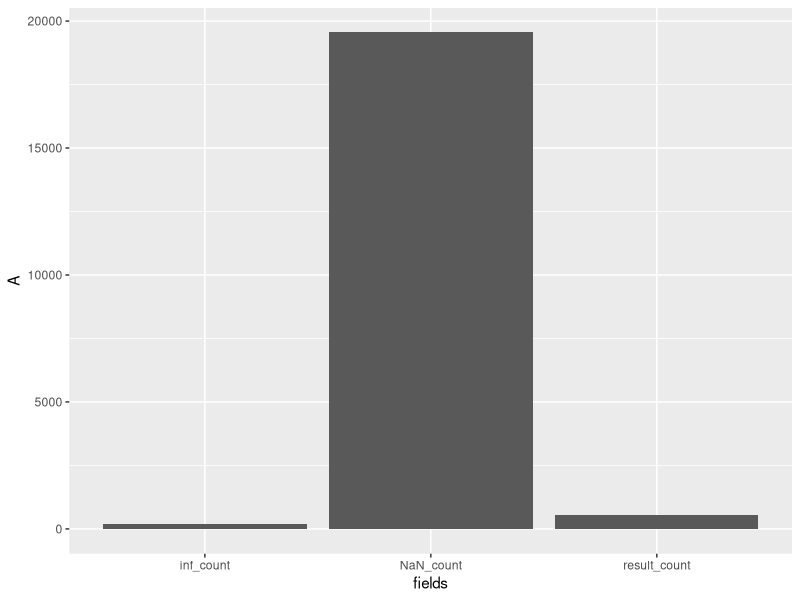
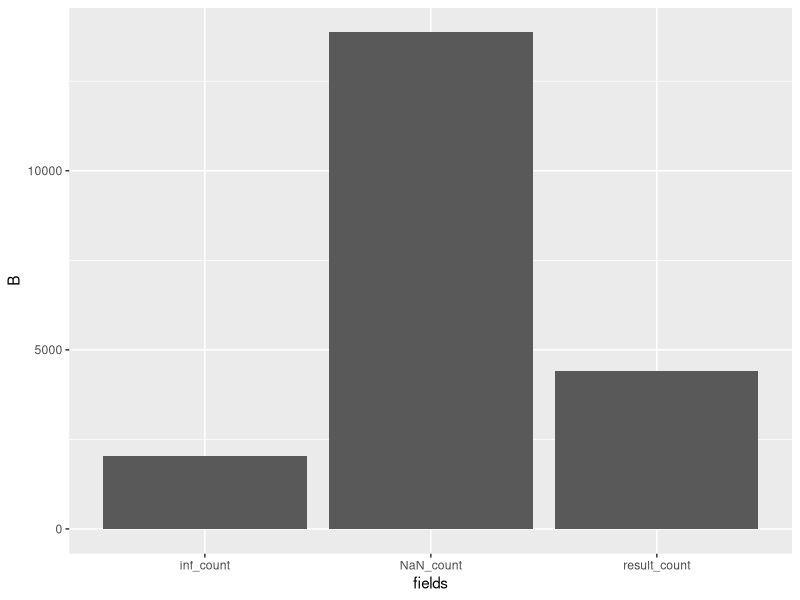
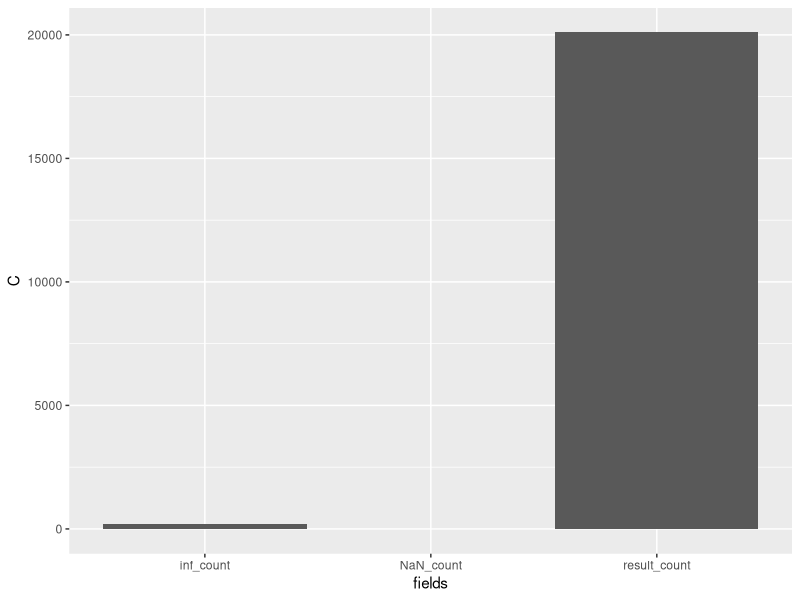

The R source for these figures, in order:
library (ggplot2)

#Please type your headers in here (The person who wrote the code below)..........
options(digits = 22)

# n = 0
# k = 0
# 
# prod(1:n) / (prod(1:k) * prod(1:(n-k)))
# prod((k+1):n) / prod(1:(n-k))
# prod(((k+1):n) / (1:(n-k)))
# 
# binom_coeff <- data.frame(n = 1:50)
# 
# rand_k <- function(x) {
#   sample(x, 1)
# }
# 
# A <- function(x) {
#   prod(1:x[1]) / (prod(1:x[2]) * prod(1:(x[1]-x[2])))
# }
# 
# B <- function(x) {
#   prod((x[2]+1):x[1]) / prod(1:(x[1]-x[2]))
# }
# 
# C <- function(x) {
#   prod(((x[2]+1):x[1]) / (1:(x[1]-x[2])))
# }
# 
# fact <- function(x) {
#   factorial(x[1]) / (factorial(x[2]) * factorial(x[1] - x[2]))
# }
# 
# binom_coeff$k <- apply(binom_coeff, 1, rand_k)
# binom_coeff$A <- apply(binom_coeff, 1, A)
# binom_coeff$B <- apply(binom_coeff, 1, B)
# binom_coeff$C <- apply(binom_coeff, 1, C)
# 
# binom_coeff$AeqB <- binom_coeff$A == binom_coeff$B
# binom_coeff$AeqC <- binom_coeff$A == binom_coeff$C
# binom_coeff$BeqC <- binom_coeff$B == binom_coeff$C
# 
# binom_coeff$fact <- apply(binom_coeff, 1, fact)
# 
# binom_coeff$Aeqfact <- binom_coeff$A == binom_coeff$fact
# binom_coeff$Beqfact <- binom_coeff$B == binom_coeff$fact
# binom_coeff$Ceqfact <- binom_coeff$C == binom_coeff$fact
# 
# 
# install.packages("plotly")
# library(plotly)
# 
# plot_ly(x = binom_coeff$n, y = binom_coeff$k, z = binom_coeff$A, type = "scatter3d", mode = "markers")

sample_n <- seq(0, 1000, by = 5)
sample_k <- seq(0, 1000, by = 5)

mat_A <- matrix(NA, nrow = length(sample_n), ncol = length(sample_k))
for (i in 1:length(sample_n)) {
  for (j in 1:length(sample_k)) {
    if (sample_k[j] <= sample_n[i]) {
      mat_A[i,j] = prod(1:sample_n[i]) / (prod(1:sample_k[j]) * prod(1:(sample_n[i] - sample_k[j])))
    }
  }
}
colnames(mat_A) <- sample_k
rownames(mat_A) <- sample_n

mat_B <- matrix(NA, nrow = length(sample_n), ncol = length(sample_k))
for (i in 1:length(sample_n)) {
  for (j in 1:length(sample_k)) {
    if (sample_k[j] <= sample_n[i]) {
      mat_B[i,j] = prod((sample_k[j] + 1):sample_n[i]) / (prod(1:(sample_n[i] - sample_k[j])))
    }
  }
}
colnames(mat_B) <- sample_k
rownames(mat_B) <- sample_n

mat_C <- matrix(NA, nrow = length(sample_n), ncol = length(sample_k))
for (i in 1:length(sample_n)) {
  for (j in 1:length(sample_k)) {
    if (sample_k[j] <= sample_n[i]) {
      mat_C[i,j] = prod(((sample_k[j] + 1):sample_n[i]) / (1:(sample_n[i] - sample_k[j])))
    }
  }
}
colnames(mat_C) <- sample_k
rownames(mat_C) <- sample_n

mat_elements = 201*201

na_count_A <- sum(is.na(mat_A))   
inf_count_A <- sum(is.infinite(mat_A)) 
nan_count_A <- sum(is.nan(mat_A))
result_count_A <- mat_elements - na_count_A - inf_count_A
# n_max_A <- 170
# k_max_A <- 165

na_count_B <- sum(is.na(mat_B))   
inf_count_B <- sum(is.infinite(mat_B)) 
nan_count_B <- sum(is.nan(mat_B))
result_count_B <- mat_elements - na_count_B - inf_count_B
# n_max_B <- 1000
# k_max_B <- 995

na_count_C <- sum(is.na(mat_C))   
inf_count_C <- sum(is.infinite(mat_C)) 
nan_count_C <- sum(is.nan(mat_C))
result_count_C <- mat_elements - na_count_C - inf_count_C
# n_max_C <- 1000
# k_max_C <- 995

vis_df <- data.frame(fields = c("result_count", "inf_count", "NaN_count"),
                     A = c(result_count_A, inf_count_A, nan_count_A),
                     B = c(result_count_B, inf_count_B, nan_count_B),
                     C = c(result_count_C, inf_count_C, nan_count_C))

vis_df_1 <- tidyr::gather(vis_df, key = "fields", value =  "formula", 2:4)


p1 <- ggplot(vis_df, aes(fields, A)) + geom_bar(stat='identity')
p2 <- ggplot(vis_df, aes(fields, B)) + geom_bar(stat='identity')
p3 <- ggplot(vis_df, aes(fields, C)) + geom_bar(stat='identity')
p1
p2
p3 

#Answer 1 ********************************************************************

x1 <-  1 / 3 ;
x2 <- 1 / 4
if (x1 - x2==1/12){
  print("Subtraction is correct") }else{print("Subtraction is wrong")
  }

# The output of this calculation is "Subtraction is wrong"
#Decimal to Binary
#   1/3 = 0.0101010101.....
#   1/4 = 0.01

# subtraction 0.01010101010101.. - 0.01 != 1/12

x3 <- 1
x4 <- 1/2
if (x3-x4==1/2){print("Subtraction is correct") }else{print("Subtraction is wrong") }

#Decımals to Binary
# 1 = 0000000000000001
# 1/2 = 0.1

# Subtraction =  0000000000000001 - 0.1 = 0.1

# The output of this calculation is "Subtraction is correct"

#******************************************************************************
